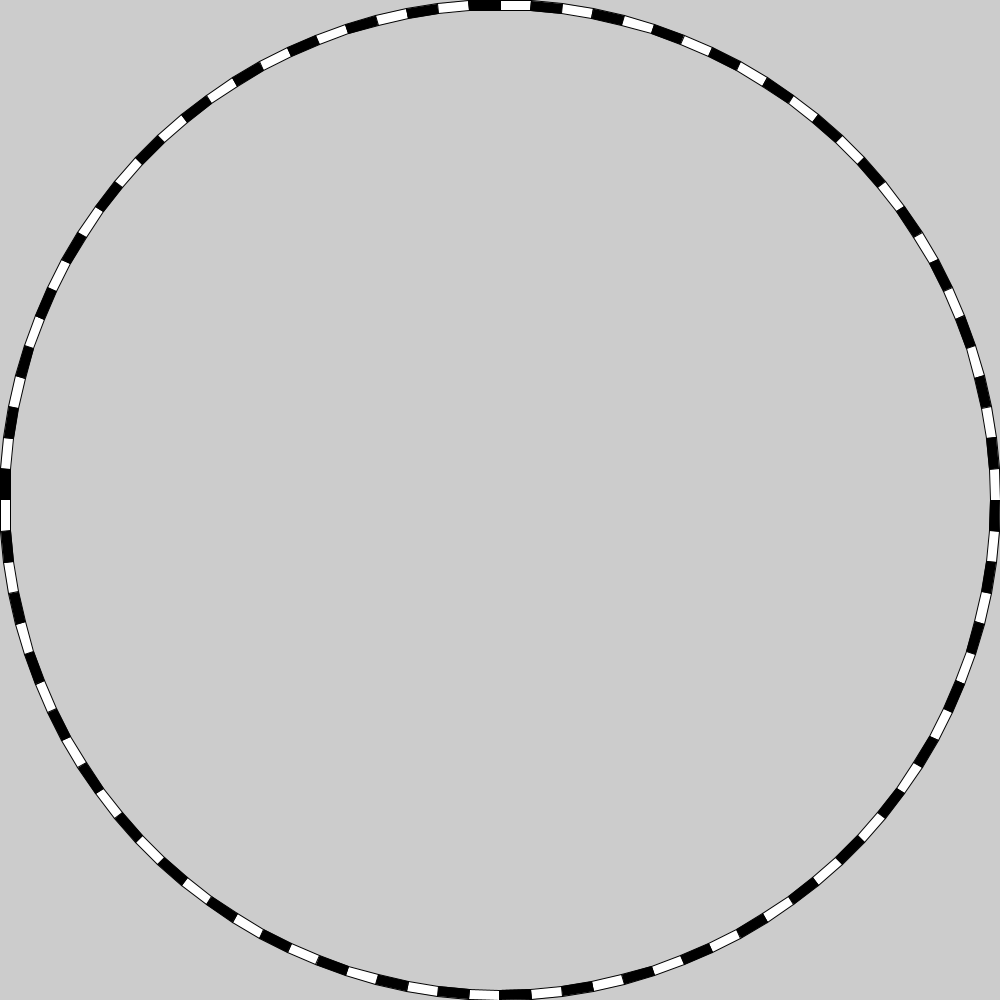
Frame 1 (no input)
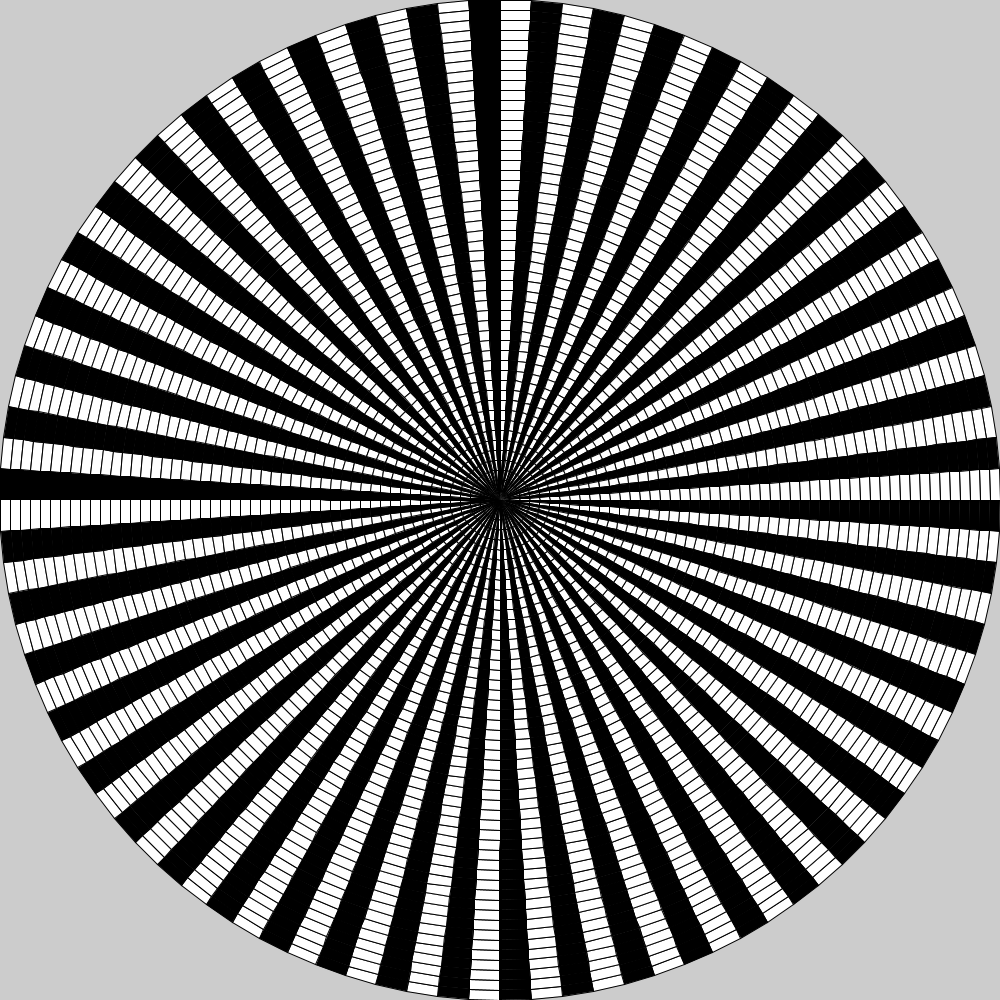
Frame 60 (the mouse pressed at the canvas centre just before this capture)
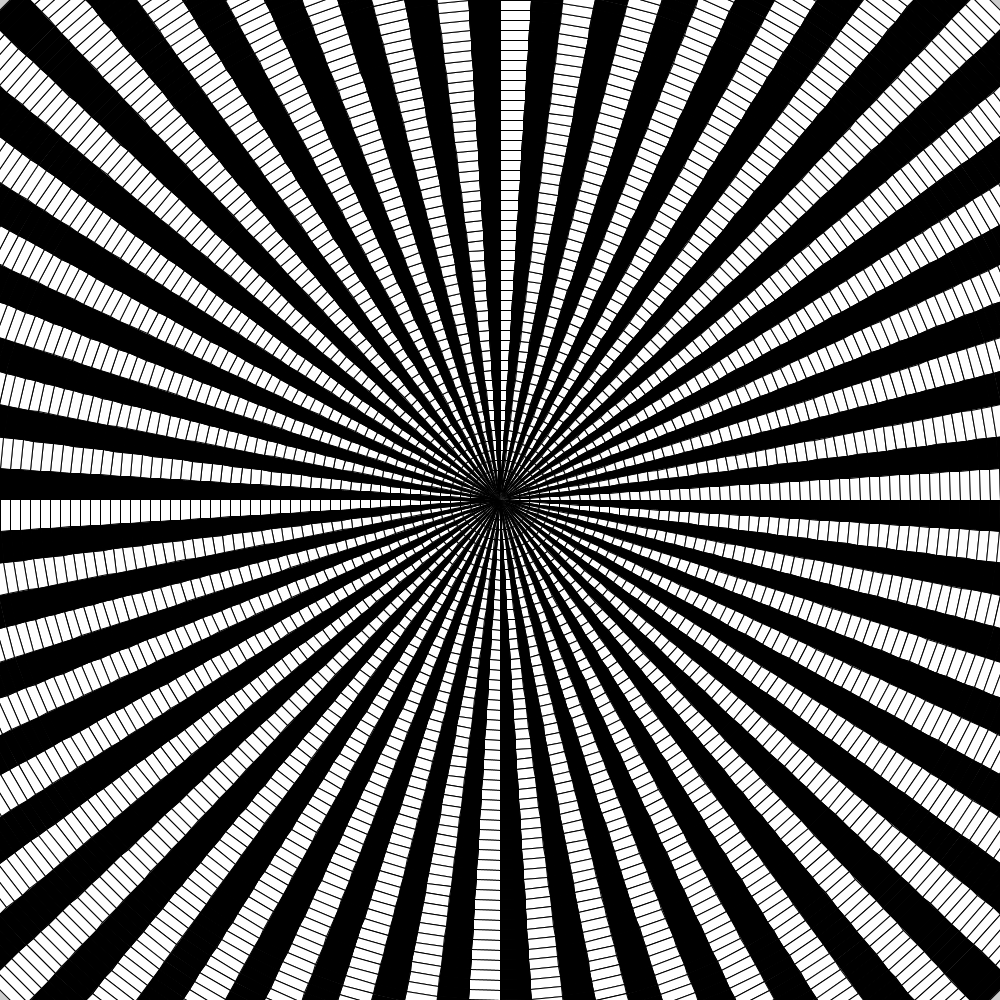
Frame 120 (the mouse held since frame 60 and released just before this capture)

The Processing sketch that drew these frames (run headless with seeded random() and noise(); from frame 60 on, the mouse is pressed at the canvas centre):

// Processing sketch: DrawCircle
// ── DrawCircle.pde
boolean[] cells;
int len = 100;
int gen = 0, gens = 100;

void setup() {
  size(1000,1000);
  cells = new boolean[len];
  for (int i = 0; i < cells.length; i++) {
    cells[i] = i % 2 == 0 ? true : false;
  }
}

void draw() {
  for (int i = 0; i < cells.length; i++) {
    PVector c = new PVector(width/2,height/2);
    PVector pos1, pos2, pos3, pos4;
    pos1 = c.copy().add(PVector.fromAngle(i*TWO_PI/len).mult(width/2 - gen*10));
    pos2 = c.copy().add(PVector.fromAngle((i+1)*TWO_PI/len).mult(width/2 - gen*10));
    pos3 = c.copy().add(PVector.fromAngle((i+1)*TWO_PI/len).mult(width/2 - (gen+1)*10));
    pos4 = c.copy().add(PVector.fromAngle(i*TWO_PI/len).mult(width/2 - (gen + 1)*10));
    
    fill(cells[i] ? color(0) : color(255));
    
    quad(pos1.x,pos1.y,pos2.x,pos2.y,pos3.x,pos3.y,pos4.x,pos4.y);
  }
  gen++;

}
